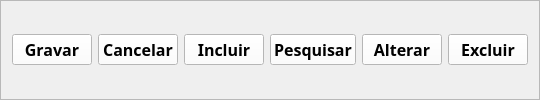
            <widget class="QFrame" name="frame_36">
             <property name="minimumSize">
              <size>
               <width>0</width>
               <height>100</height>
              </size>
             </property>
             <property name="maximumSize">
              <size>
               <width>1980</width>
               <height>100</height>
              </size>
             </property>
             <property name="frameShape">
              <enum>QFrame::StyledPanel</enum>
             </property>
             <property name="frameShadow">
              <enum>QFrame::Raised</enum>
             </property>
             <layout class="QGridLayout" name="gridLayout_59">
              <item row="0" column="0">
               <widget class="QPushButton" name="usuarios_gravar_btn">
                <property name="enabled">
                 <bool>true</bool>
                </property>
                <property name="font">
                 <font>
                  <family>Arial Black</family>
                  <pointsize>12</pointsize>
                  <weight>75</weight>
                  <bold>true</bold>
                 </font>
                </property>
                <property name="styleSheet">
                 <string notr="true">background-color: rgb(255, 255, 255);
color: rgb(0, 0, 0);</string>
                </property>
                <property name="text">
                 <string>Gravar</string>
                </property>
               </widget>
              </item>
              <item row="0" column="1">
               <widget class="QPushButton" name="usuarios_cancelar_btn">
                <property name="enabled">
                 <bool>true</bool>
                </property>
                <property name="font">
                 <font>
                  <family>Arial Black</family>
                  <pointsize>12</pointsize>
                  <weight>75</weight>
                  <bold>true</bold>
                 </font>
                </property>
                <property name="styleSheet">
                 <string notr="true">background-color: rgb(255, 255, 255);
color: rgb(0, 0, 0);</string>
                </property>
                <property name="text">
                 <string>Cancelar</string>
                </property>
               </widget>
              </item>
              <item row="0" column="2">
               <widget class="QPushButton" name="usuarios_incluir_btn">
                <property name="font">
                 <font>
                  <family>Arial Black</family>
                  <pointsize>12</pointsize>
                  <weight>75</weight>
                  <bold>true</bold>
                 </font>
                </property>
                <property name="styleSheet">
                 <string notr="true">background-color: rgb(255, 255, 255);
color: rgb(0, 0, 0);</string>
                </property>
                <property name="text">
                 <string>Incluir</string>
                </property>
               </widget>
              </item>
              <item row="0" column="3">
               <widget class="QPushButton" name="usuarios_pesquisar_btn">
                <property name="font">
                 <font>
                  <family>Arial Black</family>
                  <pointsize>12</pointsize>
                  <weight>75</weight>
                  <bold>true</bold>
                 </font>
                </property>
                <property name="styleSheet">
                 <string notr="true">background-color: rgb(255, 255, 255);
color: rgb(0, 0, 0);</string>
                </property>
                <property name="text">
                 <string>Pesquisar</string>
                </property>
               </widget>
              </item>
              <item row="0" column="4">
               <widget class="QPushButton" name="usuarios_alterar_btn">
                <property name="font">
                 <font>
                  <family>Arial Black</family>
                  <pointsize>12</pointsize>
                  <weight>75</weight>
                  <bold>true</bold>
                 </font>
                </property>
                <property name="styleSheet">
                 <string notr="true">background-color: rgb(255, 255, 255);
color: rgb(0, 0, 0);</string>
                </property>
                <property name="text">
                 <string>Alterar</string>
                </property>
               </widget>
              </item>
              <item row="0" column="5">
               <widget class="QPushButton" name="usuarios_excluir_btn">
                <property name="font">
                 <font>
                  <family>Arial Black</family>
                  <pointsize>12</pointsize>
                  <weight>75</weight>
                  <bold>true</bold>
                 </font>
                </property>
                <property name="styleSheet">
                 <string notr="true">background-color: rgb(255, 255, 255);
color: rgb(0, 0, 0);</string>
                </property>
                <property name="text">
                 <string>Excluir</string>
                </property>
               </widget>
              </item>
             </layout>
            </widget>
